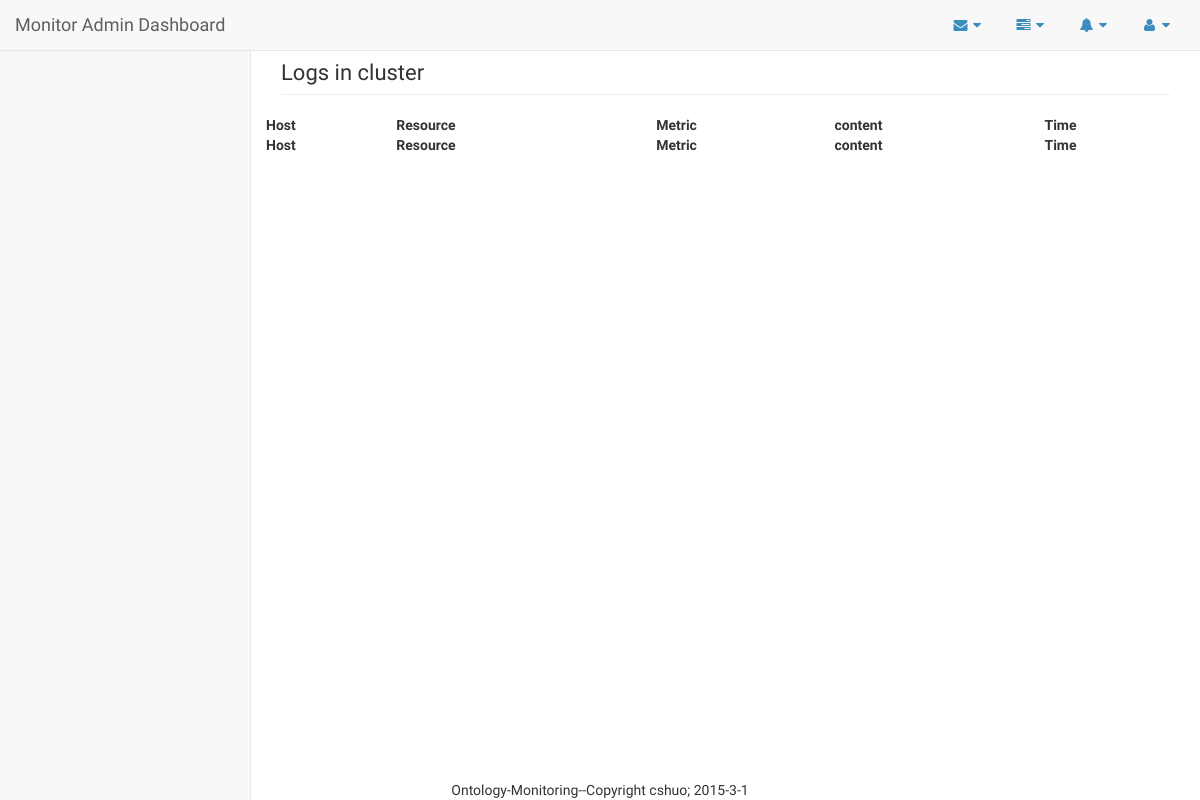
Page /ganglia/log/ on the earlier database version.
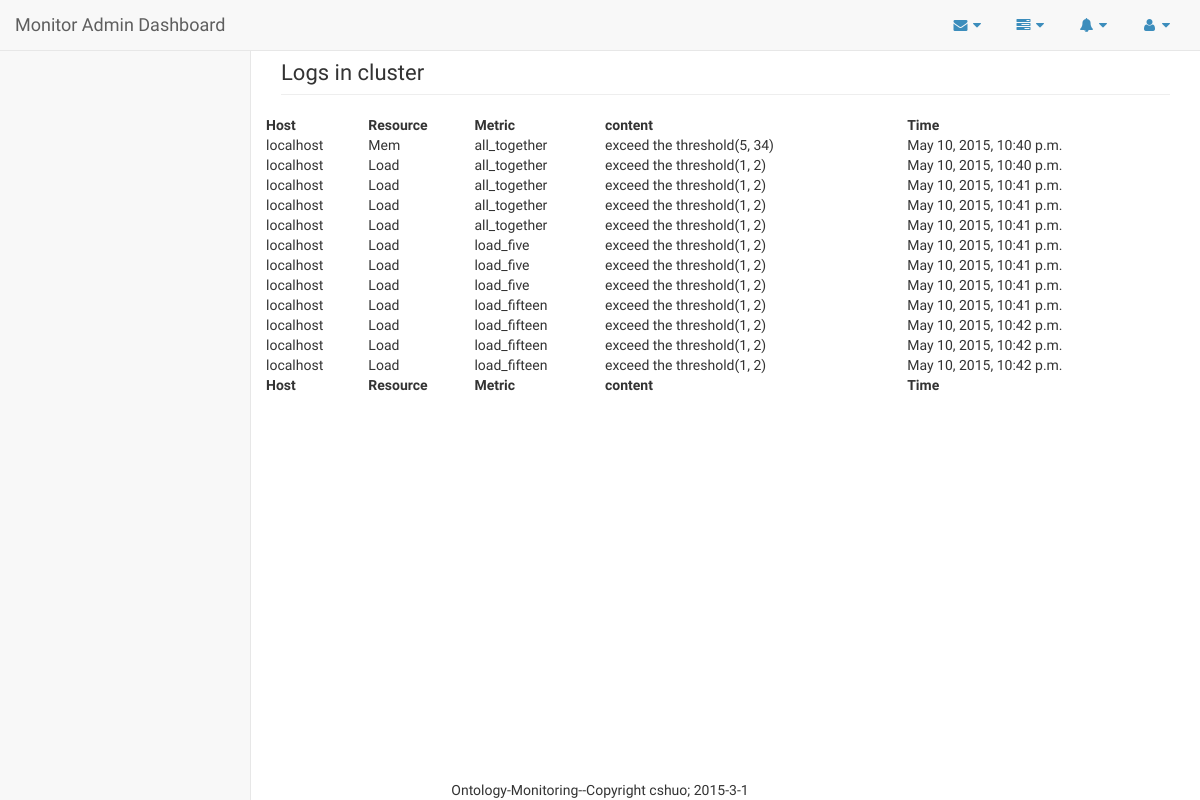
Same page on the later database version.
### ganglia/models.py (models this page shows, shortened)
class Log(models.Model):
	host = models.CharField(max_length=200)
	res_name = models.CharField(max_length=200)
	mtc_type = models.CharField(max_length=200)
	time = models.DateTimeField('date of log')
	log_info = models.CharField(max_length=2000)

### ganglia/views.py (the view)
def all_log(request):
    log_list = Log.objects.all()
    context = {'log_list':log_list}
    return render(request,'ganglia/log.html',context)

### ganglia/templates/ganglia/log.html (shortened to what this page needs)
{% extends "ganglia/base.html" %}
{% block content %}
{% load staticfiles %}
<div id="wrapper">
    <nav class="navbar navbar-default navbar-static-top" role="navigation" style="margin-bottom: 0">
        <div class="navbar-header">
            <a class="navbar-brand" href="{% url 'ganglia:index'%}">Monitor Admin Dashboard</a>
        </div>
        <ul class="nav navbar-top-links navbar-right">
            <li class="dropdown">
                <a class="dropdown-toggle" data-toggle="dropdown" href="#">
                    <i class="fa fa-envelope fa-fw"></i>  <i class="fa fa-caret-down"></i>
                </a>
            </li>
            <li class="dropdown">
                <a class="dropdown-toggle" data-toggle="dropdown" href="#">
                    <i class="fa fa-tasks fa-fw"></i>  <i class="fa fa-caret-down"></i>
                </a>
            </li>
            <li class="dropdown">
                <a class="dropdown-toggle" data-toggle="dropdown" href="#">
                    <i class="fa fa-bell fa-fw"></i>  <i class="fa fa-caret-down"></i>
                </a>
            </li>
            <li class="dropdown">
                <a class="dropdown-toggle" data-toggle="dropdown" href="#">
                    <i class="fa fa-user fa-fw"></i>  <i class="fa fa-caret-down"></i>
                </a>
            </li>
        </ul>
</nav>
    <div id="page-wrapper">
        <div class="row">
            <div class="col-lg-12">
                <h1 class="page-header">Logs in cluster</h1>
            </div>
        </div>
        <div class="row">
            <table id="log_table" class="display" cellspacing="0" width="100%">
                <thead>
                    <tr>
                        <th>Host</th>
                        <th>Resource</th>
                        <th>Metric</th>
                        <th>content</th>
                        <th>Time</th>
                    </tr>
                </thead>
                <tfoot>
                    <tr>
                        <th>Host</th>
                        <th>Resource</th>
                        <th>Metric</th>
                        <th>content</th>
                        <th>Time</th>
                    </tr>
                </tfoot>
                <tbody>
                    {% if log_list %}
                        {% for log in log_list %}
                            <tr>
                                <td>{{ log.host }}</td>
                                <td>{{ log.res_name }}</td>
                                <td>{{ log.mtc_type }}</td>
                                <td>{{ log.log_info }}</td>
                                <td>{{ log.time }}</td>
                            </tr>
                        {% endfor %}
                    {% endif %}
                 </tbody>
            </table>
        </div>
    </div>
</div>
{% endblock %}

Differences in the rows shown:
added Log: host "localhost", res_name "Mem", mtc_type "all_together", log_info "exceed the threshold(5, 34)", time "May 10, 2015, 10:40 p.m."
added Log: host "localhost", res_name "Load", mtc_type "all_together", log_info "exceed the threshold(1, 2)", time "May 10, 2015, 10:40 p.m."
added Log: host "localhost", res_name "Load", mtc_type "all_together", log_info "exceed the threshold(1, 2)", time "May 10, 2015, 10:41 p.m."
added Log: host "localhost", res_name "Load", mtc_type "all_together", log_info "exceed the threshold(1, 2)", time "May 10, 2015, 10:41 p.m."
added Log: host "localhost", res_name "Load", mtc_type "all_together", log_info "exceed the threshold(1, 2)", time "May 10, 2015, 10:41 p.m."
added Log: host "localhost", res_name "Load", mtc_type "load_five", log_info "exceed the threshold(1, 2)", time "May 10, 2015, 10:41 p.m."
added Log: host "localhost", res_name "Load", mtc_type "load_five", log_info "exceed the threshold(1, 2)", time "May 10, 2015, 10:41 p.m."
added Log: host "localhost", res_name "Load", mtc_type "load_five", log_info "exceed the threshold(1, 2)", time "May 10, 2015, 10:41 p.m."
added Log: host "localhost", res_name "Load", mtc_type "load_fifteen", log_info "exceed the threshold(1, 2)", time "May 10, 2015, 10:41 p.m."
added Log: host "localhost", res_name "Load", mtc_type "load_fifteen", log_info "exceed the threshold(1, 2)", time "May 10, 2015, 10:42 p.m."
added Log: host "localhost", res_name "Load", mtc_type "load_fifteen", log_info "exceed the threshold(1, 2)", time "May 10, 2015, 10:42 p.m."
added Log: host "localhost", res_name "Load", mtc_type "load_fifteen", log_info "exceed the threshold(1, 2)", time "May 10, 2015, 10:42 p.m."
